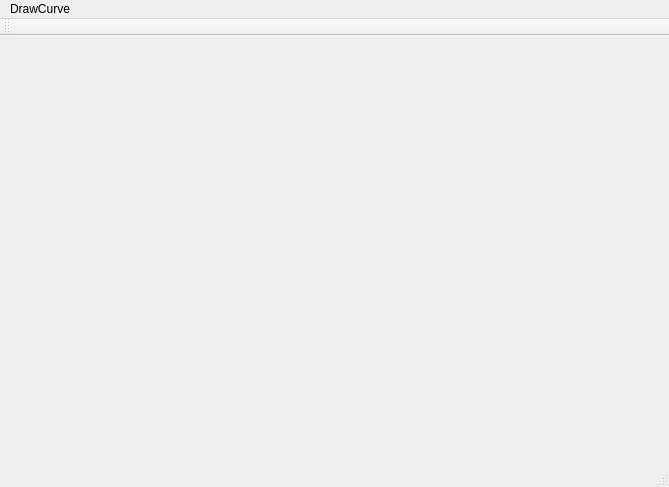
<?xml version="1.0" encoding="UTF-8"?>
<ui version="4.0">
 <class>MainWindow</class>
 <widget class="QMainWindow" name="MainWindow">
  <property name="geometry">
   <rect>
    <x>0</x>
    <y>0</y>
    <width>669</width>
    <height>487</height>
   </rect>
  </property>
  <property name="windowTitle">
   <string>MainWindow</string>
  </property>
  <widget class="QWidget" name="centralWidget"/>
  <widget class="QMenuBar" name="menuBar">
   <property name="geometry">
    <rect>
     <x>0</x>
     <y>0</y>
     <width>669</width>
     <height>23</height>
    </rect>
   </property>
   <widget class="QMenu" name="menuDrawCurve">
    <property name="title">
     <string>DrawCurve</string>
    </property>
    <addaction name="separator"/>
    <addaction name="actionOpen_file"/>
    <addaction name="actionClose_current_file"/>
    <addaction name="actionSave_the_picture"/>
   </widget>
   <addaction name="menuDrawCurve"/>
  </widget>
  <widget class="QToolBar" name="mainToolBar">
   <attribute name="toolBarArea">
    <enum>TopToolBarArea</enum>
   </attribute>
   <attribute name="toolBarBreak">
    <bool>false</bool>
   </attribute>
  </widget>
  <widget class="QStatusBar" name="statusBar"/>
  <action name="actionOpen_file">
   <property name="text">
    <string>Open file</string>
   </property>
  </action>
  <action name="actionClose_current_file">
   <property name="text">
    <string>Close current file</string>
   </property>
  </action>
  <action name="actionSave_the_picture">
   <property name="text">
    <string>save the picture</string>
   </property>
  </action>
 </widget>
 <layoutdefault spacing="6" margin="11"/>
 <resources/>
 <connections/>
</ui>
